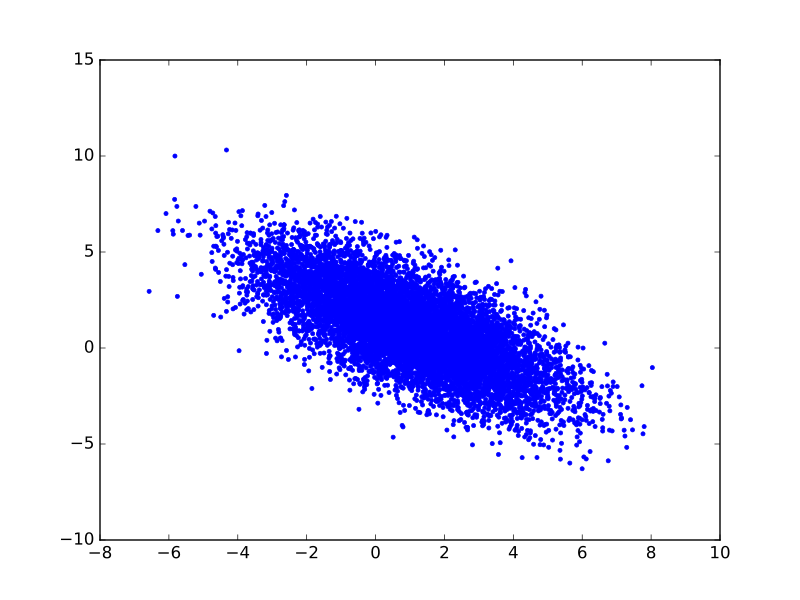

The script that drew this image:
# Relationship of estimated parameter of hrf1 and hrf2
plt.plot(B_boths[0], B_boths[1], '.')
# [...]
np.corrcoef(B_boths[0], B_boths[1])
# array([[ 1.    , -0.7052],
# [-0.7052,  1.    ]])
